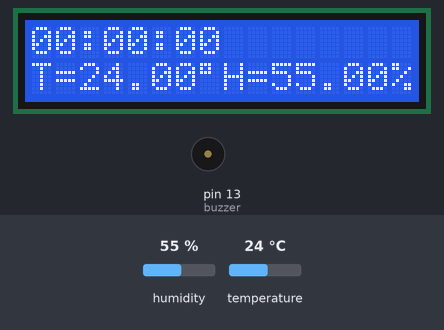
Recording of a sketch running on a simulated Arduino Uno, built with avr-gcc and run on an emulated ATmega328P. Shown: 16×2 character LCD, buzzer (waves = sounding, pin HIGH). Inputs (shaded band) come from the test bench; at power-on: temperature 24 °C, humidity 55 %.

Above: at 1.2 s.
1.3 s: temperature set to 11 °C
At 2.5 s:
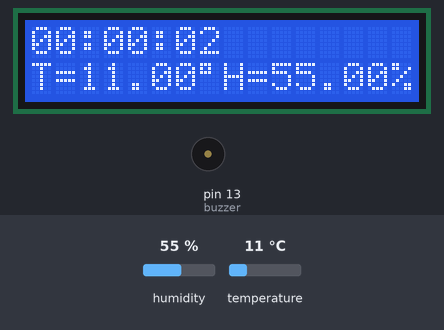
5.6 s: temperature set to 8 °C
At 7.6 s:
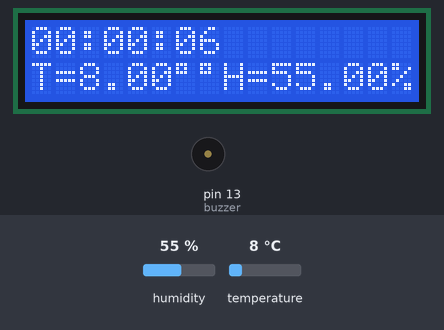
11.6 s: humidity set to 83 %
At 12.9 s:
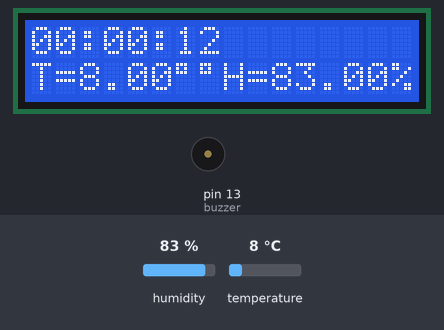
15.7 s: humidity set to 86 %
At 16.7 s:
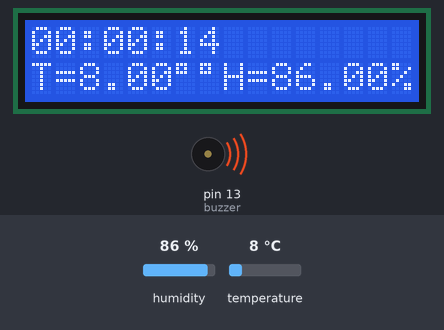
18.2 s: temperature set to 12 °C
At 19.2 s:
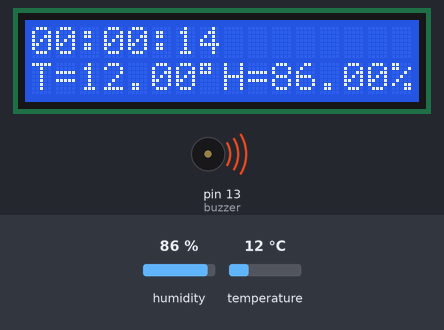
Timing chart, 0 to 21.2 s (numbered marks = the images above; inputs shaded):
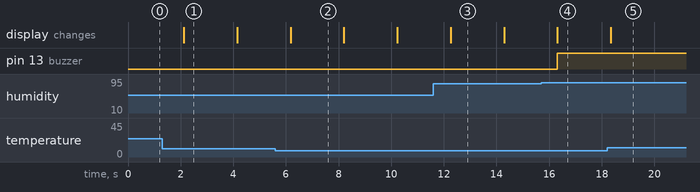

The sketch:

HTCdisplay.ino
```cpp
//Amrit Pandher
//CS351 Assignment 6
//Monitoring and Alarm System

#include <dht.h>
#include <LiquidCrystal.h>
#include <IRremote.h>

LiquidCrystal lcd(12, 11, 5, 4, 3, 2); //assign pins for lcd
dht DHT; //create dht object

int h=0; //hours
int m=0; //minutes
int s=0; //seconds
int buzz=0; //buzzer LOW

const int RECV_PIN = 7; //ir reciever pin
#define DHT11_PIN 6 //temperature % humidty sensor pin
IRrecv irrecv(RECV_PIN);
int buzzer = 13; //buzzer pin

void setup(){
  lcd.begin(16, 2); //start lcd display
  irrecv.enableIRIn(); //enable reciever
  irrecv.blink13(true); //blinks on use (helps with identifying key press)
  pinMode(buzzer,OUTPUT); //assign buzzer to pin mode with an output
}

void loop(){
  int chk = DHT.read11(DHT11_PIN); //get dht reading
  lcd.setCursor(0,1); //start at bottom row first column
  //TEMP
  lcd.print("T=");
  lcd.print(DHT.temperature); //print temperature reading
  lcd.print((char)223); //degree symbol
  lcd.setCursor(8,1); //set to 9th column bottom row
  //HUMIDITY
  lcd.print("H=");
  lcd.print(DHT.humidity); //print humidity reading
  lcd.print("%");

  if(DHT.humidity >= 85){ //if humidity goes over 85% set output parameter to HIGH
    buzz = 1;
  }
  digitalWrite(buzzer,buzz); //pass output parameter into buzzer

  //TIME (didn't have real time clock module)
  if(buzz==0){ //if buzzer is not going continue with clock
    if(s >= 60){ //handles seconds
      s = 0;
      m += 1;
    }
    if(m >= 60){ //handles minutes
      m = 0;
      h += 1;
    }
    if(h >= 24){ //handles hours
      h = 0;
      s = 0;
      m = 0;
    }
    lcd.setCursor(0,0); //set cursor to first row first column
    if(h<10) //handles leading 0
    lcd.print(0);
    lcd.print(h); //print hour
    lcd.setCursor(2,0); //move over 2 spaces
    lcd.print(":");
    lcd.setCursor(3,0);
    if(m<10) //handles leading 0
    lcd.print(0);
    lcd.print(m); //print minute
    lcd.setCursor(5,0); //move over 2 spaces
    lcd.print(":");
    lcd.setCursor(6,0);
    if(s<10) //handles leading 0
    lcd.print(0);
    lcd.print(s); //print second
    s += 2; //since delay is 2000 seconds will increase by 2 everytime
  }
  if(irrecv.decode()){ //if there is a value to decode check that raw data value for command
    if(irrecv.decodedIRData.decodedRawData == 4077715200){ //button 1
    h += 5;
    }
    if(irrecv.decodedIRData.decodedRawData == 3877175040){ //button 2
    m += 5;
    }
    if(irrecv.decodedIRData.decodedRawData == 2707357440){ //button 3
    s += 5;
    }
    if(irrecv.decodedIRData.decodedRawData == 4144561920){ //button 4
    h -= 1;
    }
    if(irrecv.decodedIRData.decodedRawData == 3810328320){ //button 5
    m -= 1;
    }
    if(irrecv.decodedIRData.decodedRawData == 2774204160){ //button 6
    s -= 1;
    }
  }

  irrecv.resume(); //resume for new button click
  delay(2000); //delay 2 seconds
}
```

Measured:
- the behaviour switches between 10 and 9 °C on temperature (found by bisection; images 1 and 2)
- the behaviour switches between 84 and 85 % on humidity (found by bisection; images 3 and 4)
- after the input at 5.6 s, the display: changes after 0.58 s (image 2)
- after the input at 15.7 s, pin 13 (buzzer): LOW → HIGH after 0.62 s; the display: changes after 0.62 s (image 4)
- after the input at 18.2 s, the display: changes after 0.14 s (image 5)
- what the display in image 1 shows lasts 2.0 s, from 2.1 s to 4.1 s
